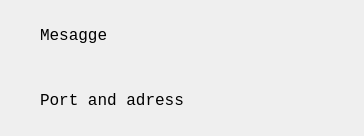
<?xml version="1.0" encoding="UTF-8"?>
<ui version="4.0">
 <class>MainWindow</class>
 <widget class="QMainWindow" name="MainWindow">
  <property name="geometry">
   <rect>
    <x>0</x>
    <y>0</y>
    <width>364</width>
    <height>136</height>
   </rect>
  </property>
  <property name="windowTitle">
   <string>MainWindow</string>
  </property>
  <widget class="QWidget" name="centralWidget">
   <widget class="QLabel" name="recieve">
    <property name="geometry">
     <rect>
      <x>40</x>
      <y>20</y>
      <width>181</width>
      <height>31</height>
     </rect>
    </property>
    <property name="font">
     <font>
      <family>Consolas</family>
      <pointsize>12</pointsize>
      <stylestrategy>PreferAntialias</stylestrategy>
     </font>
    </property>
    <property name="text">
     <string>Mesagge</string>
    </property>
   </widget>
   <widget class="QLabel" name="adress">
    <property name="geometry">
     <rect>
      <x>40</x>
      <y>90</y>
      <width>201</width>
      <height>21</height>
     </rect>
    </property>
    <property name="font">
     <font>
      <family>Consolas</family>
      <pointsize>12</pointsize>
      <stylestrategy>PreferAntialias</stylestrategy>
     </font>
    </property>
    <property name="text">
     <string>Port and adress</string>
    </property>
   </widget>
  </widget>
 </widget>
 <layoutdefault spacing="6" margin="11"/>
 <resources/>
 <connections/>
</ui>
